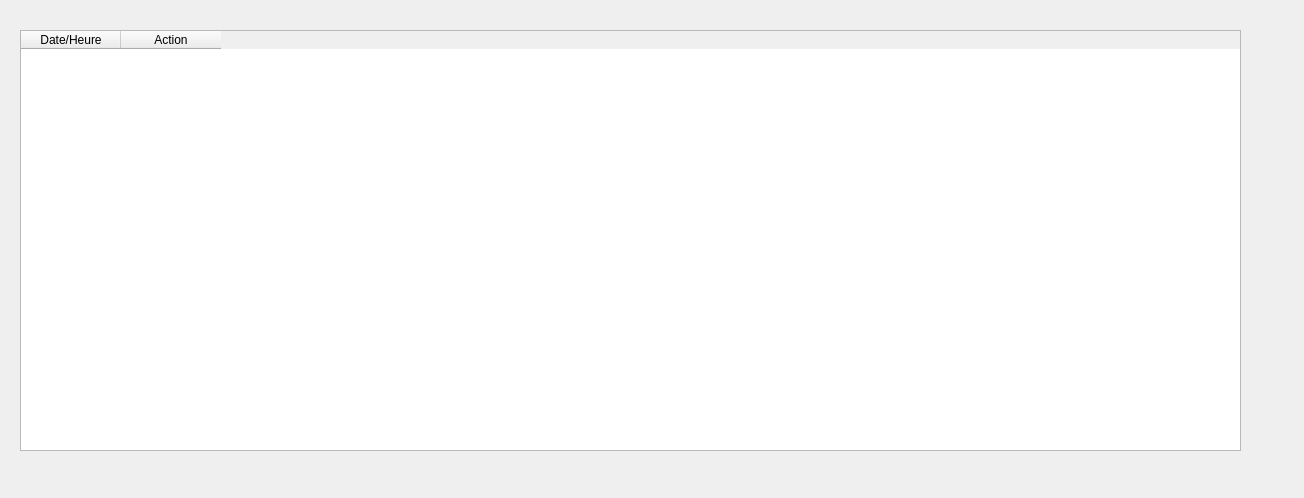
<?xml version="1.0" encoding="UTF-8"?>
<ui version="4.0">
 <class>HistoriqueDialog</class>
 <widget class="QDialog" name="HistoriqueDialog">
  <property name="geometry">
   <rect>
    <x>0</x>
    <y>0</y>
    <width>1304</width>
    <height>498</height>
   </rect>
  </property>
  <property name="windowTitle">
   <string>Dialog</string>
  </property>
  <property name="styleSheet">
   <string notr="true"/>
  </property>
  <widget class="QTableWidget" name="tableWidget_historique">
   <property name="geometry">
    <rect>
     <x>20</x>
     <y>30</y>
     <width>1221</width>
     <height>421</height>
    </rect>
   </property>
   <property name="maximumSize">
    <size>
     <width>1221</width>
     <height>16777215</height>
    </size>
   </property>
   <column>
    <property name="text">
     <string>Date/Heure</string>
    </property>
   </column>
   <column>
    <property name="text">
     <string>Action</string>
    </property>
   </column>
  </widget>
  <widget class="QLabel" name="label">
   <property name="geometry">
    <rect>
     <x>0</x>
     <y>0</y>
     <width>1301</width>
     <height>501</height>
    </rect>
   </property>
   <property name="text">
    <string/>
   </property>
   <property name="pixmap">
    <pixmap resource="resource.qrc">:/img/img/bg.jpg</pixmap>
   </property>
  </widget>
  <zorder>label</zorder>
  <zorder>tableWidget_historique</zorder>
 </widget>
 <resources>
  <include location="resource.qrc"/>
 </resources>
 <connections/>
</ui>
